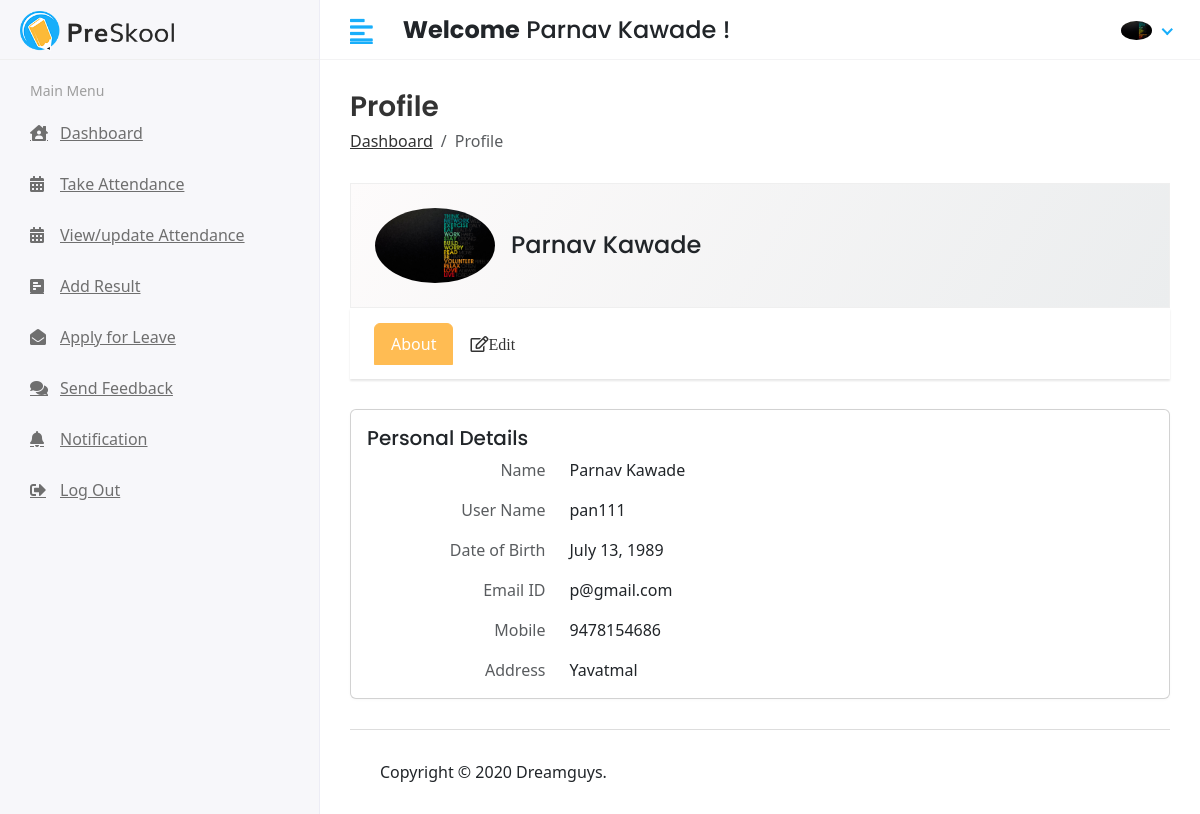
Screenshot of /hod/profile (signed in) with the database file from the repository.
### app/models.py (models this page shows)
class CustomUser(AbstractUser):
    USER = (
        (1,'HOD'),
        (2,'TEACHER'),
        (3,'STUDENT'),
    )
    user_type = models.CharField(choices=USER, max_length=50, default=1)
    profile_pic = models.ImageField(upload_to='media/profile_pic')
    dob = models.DateField(max_length=8,default=date.today)
    phone_no = models.CharField(max_length=12)
    address = models.TextField()

### student_management_systems/views.py (the view)
# urls.py: path('hod/profile',views.userProfile,name="userProfile"),
@login_required(login_url='/')
def userProfile(request):
    user = CustomUser.objects.get(id = request.user.id)
    print(user.profile_pic)
    context ={
        'user':user
    }
    return render(request,"profile.html",context)

### templates/profile.html (shortened to what this page needs)
{% extends "base.html" %}
{% block content %}
<div class="content container-fluid">
    <div class="page-header">
        <div class="row">
            <div class="col">
                <h3 class="page-title">Profile</h3>
                <ul class="breadcrumb">
                    <li class="breadcrumb-item"><a href="">Dashboard</a></li>
                    <li class="breadcrumb-item active">Profile</li>
                </ul>
            </div>
        </div>
    </div>
    <div class="row">
        <div class="col-md-12">
            <div class="profile-header">
                <div class="row align-items-center">
                    <div class="col-auto profile-image">
                        {% if user.profile_pic == "" %}
                        <a href="#">
                            <img class="rounded-circle" alt="User Image" src="/media/profile_pic/avtar.JPEG">
                        </a>
                        {% else %}
                        <a href="#">
                            <img class="rounded-circle" alt="User Image" src="/{{user.profile_pic}}">
                        </a>
                        {% endif %}
                    </div>
                    <div class="col ml-md-n2 profile-user-info">
                        <h4 class="user-name mb-0">{{user.first_name}} {{user.last_name}}</h4>
                    </div>
                </div>
            </div>
            <div class="profile-menu">
                <ul class="nav nav-tabs nav-tabs-solid">
                    <li class="nav-item">
                        <a class="nav-link active" data-toggle="tab" href="#per_details_tab">About</a>
                    </li>
                    <li class="nav-item">
                        <a class="nav-link" data-toggle="tab" href="#edit_tab"><i class="far fa-edit mr-1">Edit</i></a>
                    </li>
                </ul>
            </div>
            <div class="tab-content profile-tab-cont">
                <div class="tab-pane fade show active" id="per_details_tab">
                    <div class="row">
                        <div class="col-lg-12">
                            <div class="card">
                                <div class="card-body">
                                    <h5 class="card-title d-flex justify-content-between">
                                        <span>Personal Details</span>
                                    </h5>
                                    <div class="row">
                                        <p class="col-sm-3 text-muted text-sm-right mb-0 mb-sm-3">Name</p>
                                        <p class="col-sm-9">{{user.first_name}} {{user.last_name}}</p>
                                    </div>
                                    <div class="row">
                                        <p class="col-sm-3 text-muted text-sm-right mb-0 mb-sm-3">User Name</p>
                                        <p class="col-sm-9">{{user.username}}</p>
                                    </div>
                                    <div class="row">
                                        <p class="col-sm-3 text-muted text-sm-right mb-0 mb-sm-3">Date of Birth</p>
                                        <p class="col-sm-9">{{user.dob}}</p>
                                    </div>
                                    <div class="row">
                                        <p class="col-sm-3 text-muted text-sm-right mb-0 mb-sm-3">Email ID</p>
                                        <p class="col-sm-9">{{user.email}}</p>
                                    </div>
                                    <div class="row">
                                        <p class="col-sm-3 text-muted text-sm-right mb-0 mb-sm-3">Mobile</p>
                                        <p class="col-sm-9">{{user.phone_no}}</p>
                                    </div>
                                    <div class="row">
                                        <p class="col-sm-3 text-muted text-sm-right mb-0">Address</p>
                                        <p class="col-sm-9 mb-0">{{user.address}}
                                        </p>
                                    </div>
                                </div>
                            </div>
                        </div>
                    </div>
                </div>
            </div>
        </div>
    </div>
    {% endblock content %}

### templates/includes/header.html (shortened to what this page needs)
{% load static %}
<div class="header">
    <div class="header-left">
        <a href="" class="logo">
            <img src="{% static 'assets/img/logo.png' %}" alt="Logo">
        </a>
    </div>
    <a href="javascript:void(0);" id="toggle_btn">
        <i class="fas fa-align-left"></i>
    </a>
    <div class="top-nav-search mt-3">
        <h4><strong>Welcome</strong><span> {{user.first_name}} {{user.last_name}} !</span></h4>
    </div>
    <ul class="nav user-menu">
        <li class="nav-item dropdown has-arrow">
            <a href="#" class="dropdown-toggle nav-link" data-toggle="dropdown">
                <span class="user-img">
                    {% if user.profile_pic == "" %}
                    <img class="rounded-circle" src="/media/profile_pic/avtar.JPEG" width="31"
                        alt="{{user.first_name}}">
                    {% else %}
                    <img class="rounded-circle" src="/{{user.profile_pic}}" width="31" alt="{{user.first_name}}
                        {{user.last_name}}">
                    {% endif %}</span>
            </a>
        </li>
    </ul>
</div>

### static/assets/css/style.css (style rules this page uses)
html { height: 100%; }
body { background-color: #fff; color: #333; font-family: 'Poppins', sans-serif; font-size: 1rem; height: 100%; line-height: 1.5; overflow-x: hidden; }
h1, h2, h3, h4, h5, h6 { font-family: 'Poppins', sans-serif; margin-top: 0; }
a { color: #009ce7; }
input, button, a { transition: all 0.4s ease; -moz-transition: all 0.4s ease; -o-transition: all 0.4s ease; -ms-transition: all 0.4s ease; -webkit-transition: all 0.4s ease; }
ul, ol { padding: 0px; list-style: none; }
.text-muted { color: #757575 !important; }
.card { border: 1px solid #ececf5; box-shadow: 0 1px 3px 0 rgba(0, 0, 0, 0.03); margin-bottom: 1.875rem; }
.card-body { padding: 1.5rem; }
.nav-tabs { border-bottom: 1px solid #e6e6e6; }
.nav-tabs > li > a { margin-right: 0; color: #888; border-radius: 0; }
.nav-tabs.nav-tabs-solid > li > a { color: #333; }
.tab-content { padding-top: 20px; }
.nav-tabs .nav-link { border-radius: 0; }
.nav-tabs.nav-tabs-solid > li > a.active, .nav-tabs.nav-tabs-solid > li > a.active:hover, .nav-tabs.nav-tabs-solid > li > a.active:focus { background-color: #FFBC53; border-color: #FFBC53; color: #fff; }
.nav-tabs.nav-tabs-solid { background-color: #fafafa; border: 0; }
.nav-tabs.nav-tabs-solid > li { margin-bottom: 0; }
.nav-tabs.nav-tabs-solid > li > a { border-color: transparent; }
.header { background-color: #fff; border-bottom: 1px solid #f3f3f4; left: 0; position: fixed; right: 0; top: 0; z-index: 1001; height: 60px; }
.header .header-left { float: left; height: 60px; padding: 0 20px; position: relative; width: 320px; z-index: 1; transition: all 0.2s ease-in-out; background-color: #f7f7fa; border-bottom: 1px solid #efefef; border-right: 1px solid #ececf5; display: flex; align-items: center; }
.header .header-left .logo { display: inline-block; line-height: 60px; }
.header .header-left .logo img { max-height: 40px; width: auto; }
.header .dropdown-toggle:after { display: none; }
.header .has-arrow .dropdown-toggle:after { border-top: 0; border-left: 0; border-bottom: 2px solid #18aefa; border-right: 2px solid #18aefa; content: ''; height: 8px; display: inline-block; pointer-events: none; -webkit-transform-origin: 66% 66%; -ms-transform-origin: 66% 66%; transform-origin: 66% 66%; -webkit-transform: rotate(45deg); -ms-transform: rotate(45deg); transform: rotate(45deg); -webkit-transition: all 0.15s ease-in-out; transition: all 0.15s ease-in-out; width: 8px; vertical-align: 0px; }
.user-menu { float: right; margin: 0; position: relative; z-index: 99; padding-right: 15px; }
.user-menu.nav > li > a { color: #a0a0a0; font-size: 14px; line-height: 58px; padding: 0 15px; height: 60px; }
.user-img { margin-right: 3px; position: relative; }
.top-nav-search { float: left; margin-left: 15px; }
.page-wrapper > .content { padding: 1.875rem 1.875rem 0; }
.page-header { margin-bottom: 1.875rem; }
.page-header .breadcrumb { background-color: transparent; color: #6c757d; font-size: 1rem; font-weight: 500; margin-bottom: 0; padding: 0; }
.page-header .breadcrumb a { color: #333; }
.page-title { font-size: 28px; font-weight: 600; color: #333; margin-bottom: 5px; }
.profile-header { background: linear-gradient(120deg, #fdfbfb 0%, #ebedee 100%); border: 1px solid #efefef; padding: 1.5rem; }
.profile-menu { background-color: #fff; box-shadow: 0 2px 2px rgba(0, 0, 0, 0.1); padding: 0.9375rem 1.5rem; }
.profile-menu .nav-tabs.nav-tabs-solid { background-color: transparent; }
.profile-header img { height: auto; max-width: 120px; width: 120px; }
.profile-tab-cont { padding-top: 1.875rem; }
@media (min-width: 992px) { #toggle_btn { align-items: center; color: #18aefa; display: inline-flex; float: left; font-size: 26px; height: 60px; justify-content: center; margin-left: 15px; padding: 0 15px; } }

### rows the page displays
CustomUser: first_name "Parnav", last_name "Kawade", profile_pic (picture), username "pan111", dob "July 13, 1989", email "p@gmail.com", phone_no "9478154686", address "Yavatmal"
